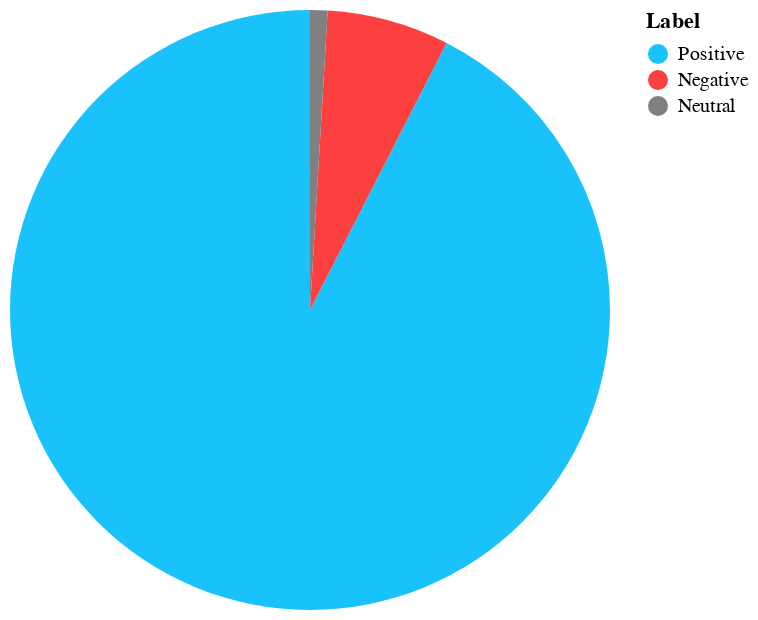

Notebook source saved alongside this figure:
### Code cell
label_count = senti_df['label'].value_counts()
poss = label_count.get('POSITIVE')
negs = label_count.get('NEGATIVE')
neuts = label_count.get("NEUTRAL")

pie = pie_chart(poss, negs, neuts)
pie.interactive()

### Figure 1 — Vega-Lite specification as saved in the notebook (floating-point values rounded to 4 significant figures)
{"config": {"view": {"continuousWidth": 300, "continuousHeight": 300}}, "data": {"name": "data-fbccaa120aeca24d83946a6c27c8b9cd"}, "mark": {"type": "arc"}, "encoding": {"color": {"field": "Label", "scale": {"domain": ["Positive", "Negative", "Neutral"], "range": ["#19c2fa", "#fc3f3f", "#808080"]}, "type": "nominal"}, "theta": {"field": "Count", "type": "quantitative"}, "tooltip": [{"field": "Label", "type": "nominal"}, {"field": "Count", "type": "quantitative"}, {"field": "Percentage", "type": "nominal"}]}, "params": [{"name": "param_2", "select": {"type": "interval", "encodings": ["x", "y"]}, "bind": "scales"}], "$schema": "https://vega.github.io/schema/vega-lite/v5.16.3.json", "datasets": {"data-fbccaa120aeca24d83946a6c27c8b9cd": [{"Label": "Positive", "Count": 295, "Percentage": "93.35443037974683%"}, {"Label": "Negative", "Count": 21, "Percentage": "6.645569620253164%"}, {"Label": "Neutral", "Count": 3, "Percentage": "0.949367088607595%"}]}}
